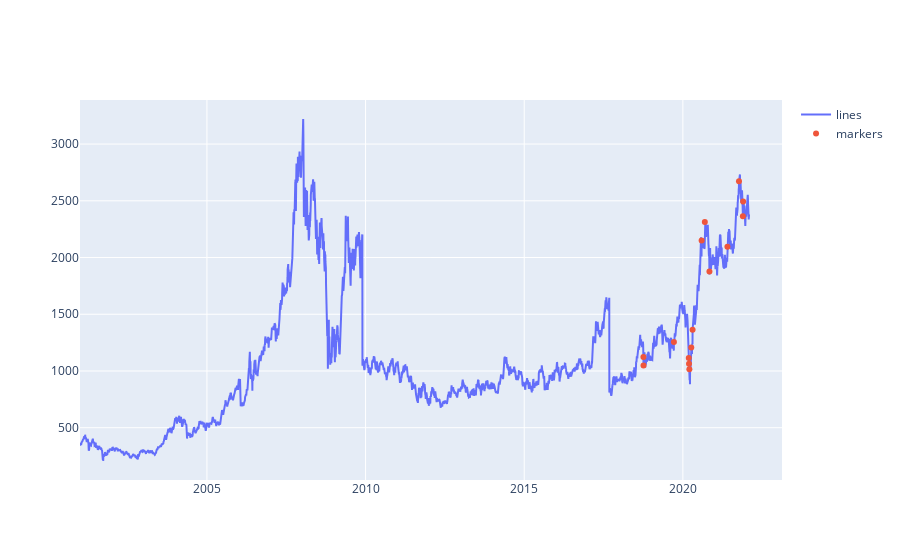

Notebook code for this chart:
### Code cell
fig = go.Figure()
fig.add_trace(go.Scatter(x=data['date'], y=data['close'], mode='lines', name='lines'))
fig.add_trace(go.Scatter(x=rows['date'], y=rows['close'], mode='markers', name='markers'))

# fig.update_xaxes(range=["2009-11-01", "2021-11-01"])
# fig.update_yaxes(range=[500, 2500])

### Figure 1 — Plotly figure (JSON) as saved in the notebook; plotly's stock layout.template omitted (floating-point values rounded to 4 significant figures; data arrays with more than 128 entries replaced by an {"elided": "..."} marker saying what was removed)
{"data": [{"mode": "lines", "name": "lines", "type": "scatter", "x": {"elided": "5248 str values"}, "y": {"elided": "5248 float values"}}, {"mode": "markers", "name": "markers", "type": "scatter", "x": ["2018-10-04T00:00:00", "2018-10-05T00:00:00", "2019-09-20T00:00:00", "2020-03-09T00:00:00", "2020-03-12T00:00:00", "2020-03-16T00:00:00", "2020-04-07T00:00:00", "2020-04-22T00:00:00", "2020-08-04T00:00:00", "2020-09-10T00:00:00", "2020-11-02T00:00:00", "2021-05-28T00:00:00", "2021-10-08T00:00:00", "2021-11-22T00:00:00", "2021-11-25T00:00:00"], "y": [1122.0, 1049.0, 1254.0, 1114.0, 1063, 1016.0, 1206.0, 1364.0, 2151.0, 2314, 1877.0, 2095.0, 2671.0, 2364.0, 2493.0]}], "layout": {}}
